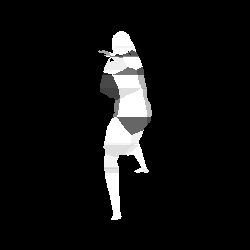
#> input picture body-class/pre_250_250/mayaProject.000001.png, 250 x 250 px, found by its file name; its folder holds only this picture in this run
$ python tmp.py
#> lines starting #> are read from the running program, lines starting #| are printed output that depends on the picture
#> in run, res_img is the input picture: PIL image 250x250 L; min 0, max 255, mean 17.8
from PIL import Image
import numpy as np

"""
    记原图为origin，处理以后的结果为res
    origin是512*424，res是250*250
    原本的处理流程大致是这样的：
    1.
        找到origin中人像所在矩形，将人站立的方向缩放到190像素，另一边的长度自适应，保持图片等比例
        颜色数据和透明度数据处理方式略不一样。颜色数据是使用lanczos2缩放
        透明度则使用nearest，然后只保留缩放以后透明度为1（完全不透明）的部分作为一个mask
        颜色会被二值化处理，mask会用来将透明部分设置为全黑色
        （其中，颜色有一些操作我不太确定到底是想干什么，应该和二值化的阈值相关）
    2.
        现在190*190的图像再加上30像素边界，得到250*250的图片，就是处理结果

    我的逆处理过程是这样的：
    1. 找到res中人像所在矩形，记为box1
    2. 找到origin中人像所在矩形，记为box2
    3. 将box1缩放到box2大小
    4. 新建一张和origin一样大小的图片，将box1粘贴到上面，其位置和box2相对于origin的位置一致

    有一个可能的问题是，既然原图作了二值化处理，那是不是应该说，比起box1直接缩放到box2的大小
    将box1缩放到二值化以后人像的大小，这样会更加精确（因为二值化以后基本上图像边界会有变动）
    这里的问题是，原本的处理流程中，人像是先缩小再二值化处理的，所以原人像大小没有对应的二值化图片
    也就是说，不管二值化的阈值是怎么确定的，都是在190像素长度的这个图上决定的，没办法对应到原图上
    所以这里只能直接把box1拉伸到box2的大小
"""


def get_figure_box(img):
    """ 计算人像所在区域，其方法和classification_demo.m的一致 """
    source = img.split()

    # 因为图片实际上是单色的，用哪一个颜色都是一样的
    R = np.asarray(source[0])

    # axis=0 把所有元素加到一行上
    margin_1 = R.sum(axis=0)
    margin_2 = R.sum(axis=1)

    tmp = np.nonzero(margin_1)[0]
    left, right = tmp[0], tmp[-1]
    tmp = np.nonzero(margin_2)[0]
    top, bottom = tmp[0], tmp[-1]

    # 800x600 pixel image is written as (0, 0, 800, 600)
    # 即四维坐标是左闭右开的，右下方向的坐标需要加一
    return left, top, right + 1, bottom + 1


def white_to_transparent(img):
    """ img是一个灰度图。返回一个带透明度的PNG，灰度为0部分对应透明部分。"""
    gray = np.asarray(img)
    alpha = np.ones_like(gray) * 255
    alpha[gray == 0] = 0
    rgba = np.empty(img.size + (4,), dtype=np.int8)
    rgba[:, :, 0] = gray
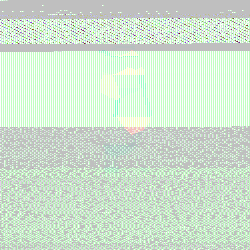
#> rgba: shape (250, 250, 4) int8; mean of channels 0, 1, 2, 3 0.4, 42.8, 17, -31.1; transparent parts drawn white
    rgba[:, :, 1] = gray
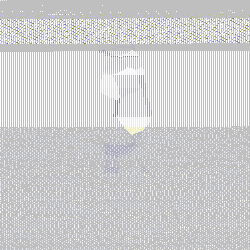
#> rgba: shape (250, 250, 4) int8; mean of channels 0, 1, 2, 3 0.4, 0.4, 17, -31.1; transparent parts drawn white
    rgba[:, :, 2] = gray
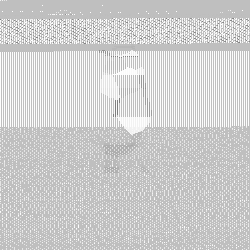
#> rgba: shape (250, 250, 4) int8; mean of channels 0, 1, 2, 3 0.4, 0.4, 0.4, -31.1; transparent parts drawn white
    rgba[:, :, 3] = alpha
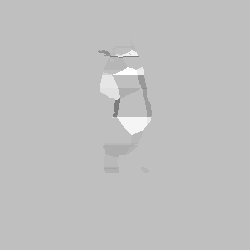
#> rgba: shape (250, 250, 4) int8; mean of channels 0, 1, 2, 3 0.4, 0.4, 0.4, -0.1; transparent parts drawn white
    return Image.fromarray(rgba, 'RGBA')


def run(img):
    root_path = 'E:/TensorFlowProgram/jupyter-notebook/dense-depth-body-parts-master/body-class/' #body-class的path
    img_name = img

    res_img_path = root_path + 'pre_250_250/' + img_name
    res_img = Image.open(res_img_path)
    # 由单色图转化为带透明度的图片
    res_img = white_to_transparent(res_img)

    origin_img_path = root_path + 'input/' + img_name
    origin_img = Image.open(origin_img_path)

    # 将人像部分截出来
    res_figure_box = get_figure_box(res_img)
#> in get_figure_box, `margin_1 = R.sum(axis=0)`: margin_1 = 250 values, max 40756 at index 117, min 0 at index 0, mean 4448.5
#> in get_figure_box, `margin_2 = R.sum(axis=1)`: margin_2 = 250 values, max 9338 at index 66, min 0 at index 0, mean 4448.5
#> in get_figure_box, `tmp = np.nonzero(margin_1)[0]`: tmp = 54 values from 98 to 151
#> in get_figure_box, `left, right = tmp[0], tmp[-1]`: left = 98; right = 151
#> in get_figure_box, `tmp = np.nonzero(margin_2)[0]`: tmp = 189 values from 31 to 219
#> in get_figure_box, `top, bottom = tmp[0], tmp[-1]`: top = 31; bottom = 219
#> res_figure_box = (98, 31, 152, 220)
    res_region = res_img.crop(res_figure_box)
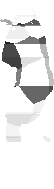
#> res_region: PIL image 54x189 RGBA; mean R, G, B, A 109, 109, 109, 130.8; transparent parts drawn white

    # 得到原图人像大小
    origin_figure_box = get_figure_box(origin_img)
#> origin_figure_box = (98, 31, 152, 220)
    origin_figure_box_width = origin_figure_box[2] - origin_figure_box[0]
#> origin_figure_box_width = 54
    origin_figure_box_height = origin_figure_box[3] - origin_figure_box[1]
#> origin_figure_box_height = 189

    # 将处理的后人像大小拉伸回原本的大小
    recovered_figure = res_region.resize((origin_figure_box_width, origin_figure_box_height))

    # 新建一张图片，将处理人像放到原图对应的位置
    recovered_res = Image.new('RGBA', origin_img.size)
#> recovered_res: PIL image 250x250 RGBA; every value is 0
    recovered_res.paste(recovered_figure, origin_figure_box)
    recovered_res.save(root_path + '/res_all/' + img_name)
    print(img_name + '   have transfered---------------')


import os


def file_name(file_dir):
    for root, dirs, files in os.walk(file_dir):
        print('files:', files)  # 当前路径下所有非目录子文件
        return files


if __name__ == '__main__':
    path = r"E:/TensorFlowProgram/jupyter-notebook/dense-depth-body-parts-master/body-class/pre_250_250/" # after matlab body-dense pre-process img
    file_name = file_name(path)
    for img_name in file_name:
        print(img_name + 'start transfer--------------------')
        run(img_name)

$ run again, on body-class/pre_250_250/mayaProject.000004.png
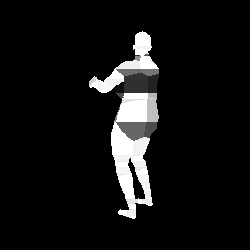
#> input picture body-class/pre_250_250/mayaProject.000004.png, 250 x 250 px, found by its file name
#> in run, res_img is the input picture: PIL image 250x250 L; min 0, max 255, mean 18.8
#> in white_to_transparent, `rgba[:, :, 3] = alpha`:
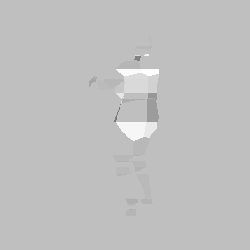
#> rgba: shape (250, 250, 4) int8; mean of channels 0, 1, 2, 3 0.9, 0.9, 0.9, -0.1; transparent parts drawn white
#> margin_1 = 250 values, max 33540 at index 142, min 0 at index 0, mean 4687.5
#> margin_2 = 250 values, max 10804 at index 68, min 0 at index 0, mean 4687.5
#> in get_figure_box, `tmp = np.nonzero(margin_1)[0]`: tmp = 70 values from 89 to 158
#> left = 89; right = 158
#> in get_figure_box, `tmp = np.nonzero(margin_2)[0]`: tmp = 188 values from 31 to 218
#> top = 31; bottom = 218
#> res_figure_box = (89, 31, 159, 219)
#> in run, `res_region = res_img.crop(res_figure_box)`:
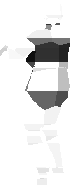
#> res_region: PIL image 70x188 RGBA; mean R, G, B, A 89, 89, 89, 113.6; transparent parts drawn white
#> origin_figure_box_width = 70
#> origin_figure_box_height = 188
#> recovered_res: PIL image 250x250 RGBA; every value is 0
